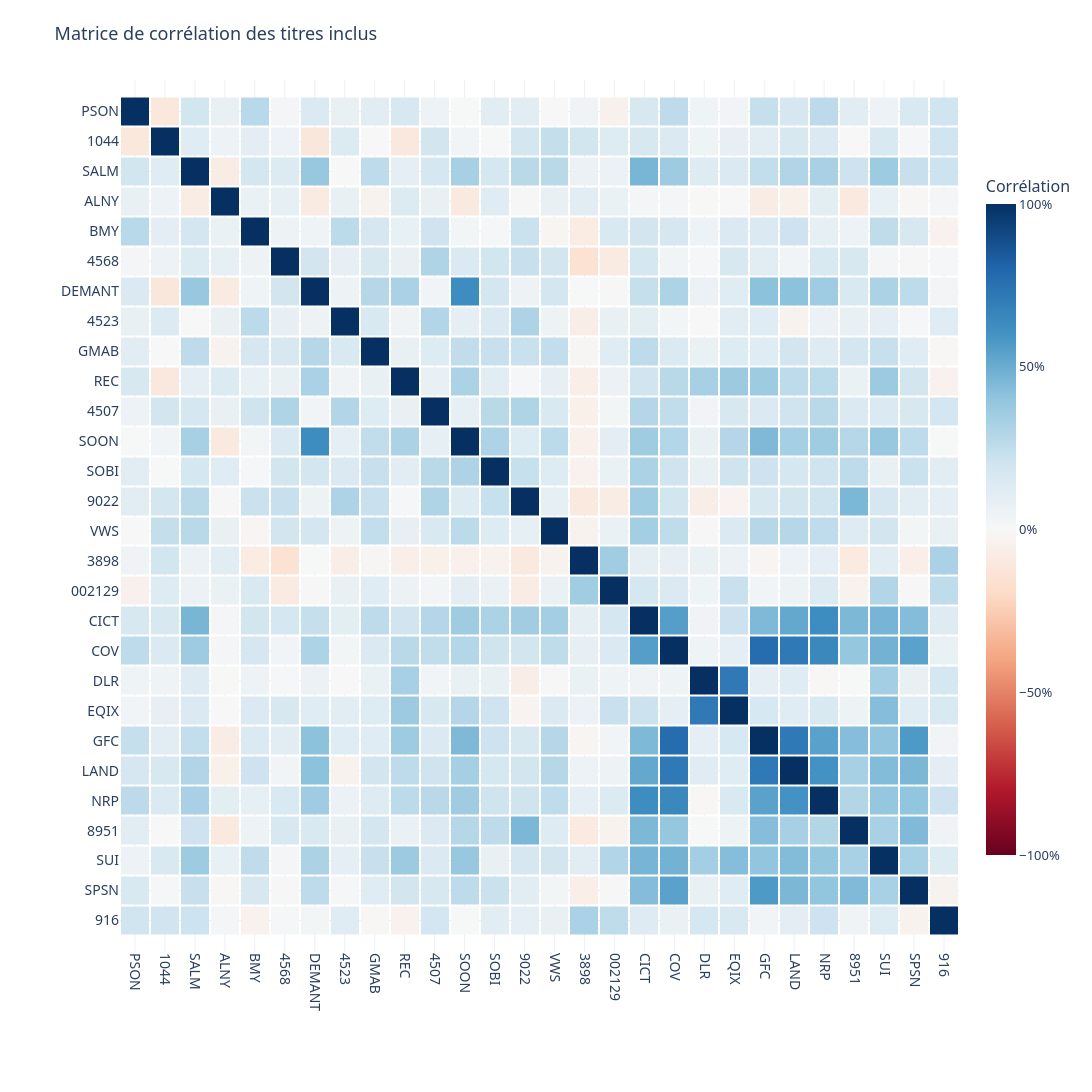

Write notebook code for a chart like this one.
### Markdown cell above
## Lire la matrice

Les axes portent le ticker, pour que les cases restent larges. Le survol donne le nom et le secteur. L'ordre est le secteur, puis le nom : un groupe qui bouge ensemble apparaît comme un carré.

Le rouge est une corrélation négative, le bleu une corrélation élevée. L'échelle est fixe, de −1 à +1, la même que la feuille Corrélation d'Excel et que la matrice Power BI. La phrase sous le graphique reprend le secteur le plus lié déjà calculé par la cellule précédente. Elle ne le choisit pas d'après la couleur.

### Code cell
order = identity.sort_values(["sector", "name"], kind="mergesort")
ordered_symbols = order["yahoo_symbol"].tolist()
ordered = matrix.loc[ordered_symbols, ordered_symbols]
axis = order["ticker"].astype(str).tolist()
hover = [f"{row.ticker} — {row.name} | {row.sector}" for row in order.itertuples(index=False)]
labels = [
    [f"{row_label}<br>{column_label}" for column_label in hover]
    for row_label in hover
]
figure = go.Figure(
    data=go.Heatmap(
        z=ordered.to_numpy(),
        x=axis,
        y=axis,
        customdata=labels,
        zmin=-1,
        zmax=1,
        xgap=2,
        ygap=2,
        colorscale="RdBu",
        colorbar={"title": "Corrélation", "tickformat": ".0%", "len": 0.8},
        hovertemplate="%{customdata}<br>%{z:.1%}<extra></extra>",
    )
)
figure.update_xaxes(tickangle=90, title="", tickfont={"size": 14}, automargin=True)
figure.update_yaxes(
    autorange="reversed",
    title="",
    tickfont={"size": 14},
    automargin=True,
    scaleanchor="x",
)
apply_layout(figure, "Matrice de corrélation des titres inclus", 1400)
figure.update_layout(
    width=1500,
    autosize=False,
    margin={"l": 120, "b": 140, "r": 40, "t": 80},
)
figure.show()
print(f"L'ordre des axes suit le secteur, puis le nom. Le secteur le plus lié est {tight_sector}.")

### Figure 1 — Plotly figure (JSON) as saved in the notebook; plotly's stock layout.template omitted (floating-point values rounded to 4 significant figures; data arrays with more than 128 entries replaced by an {"elided": "..."} marker saying what was removed)
{"data": [{"colorbar": {"len": 0.8, "tickformat": ".0%", "title": {"text": "Corrélation"}}, "colorscale": [[0.0, "rgb(103,0,31)"], [0.1, "rgb(178,24,43)"], [0.2, "rgb(214,96,77)"], [0.3, "rgb(244,165,130)"], [0.4, "rgb(253,219,199)"], [0.5, "rgb(247,247,247)"], [0.6, "rgb(209,229,240)"], [0.7, "rgb(146,197,222)"], [0.8, "rgb(67,147,195)"], [0.9, "rgb(33,102,172)"], [1.0, "rgb(5,48,97)"]], "customdata": {"elided": "28x28 str values"}, "hovertemplate": "%{customdata}<br>%{z:.1%}<extra></extra>", "type": "heatmap", "x": ["PSON", "1044", "SALM", "ALNY", "BMY", "4568", "DEMANT", "4523", "GMAB", "REC", "4507", "SOON", "SOBI", "9022", "VWS", "3898", "002129", "CICT", "COV", "DLR", "EQIX", "GFC", "LAND", "NRP", "8951", "SUI", "SPSN", "916"], "xgap": 2, "y": ["PSON", "1044", "SALM", "ALNY", "BMY", "4568", "DEMANT", "4523", "GMAB", "REC", "4507", "SOON", "SOBI", "9022", "VWS", "3898", "002129", "CICT", "COV", "DLR", "EQIX", "GFC", "LAND", "NRP", "8951", "SUI", "SPSN", "916"], "ygap": 2, "z": {"elided": "28x28 float values"}, "zmax": 1, "zmin": -1}], "layout": {"autosize": false, "font": {"family": "Segoe UI, sans-serif", "size": 13}, "height": 1400, "legend": {"title": {"text": ""}}, "margin": {"b": 140, "l": 120, "r": 40, "t": 80}, "title": {"text": "Matrice de corrélation des titres inclus"}, "width": 1500, "xaxis": {"automargin": true, "tickangle": 90, "tickfont": {"size": 14}, "title": {"text": ""}}, "yaxis": {"automargin": true, "autorange": "reversed", "scaleanchor": "x", "tickfont": {"size": 14}, "title": {"text": ""}}}}
